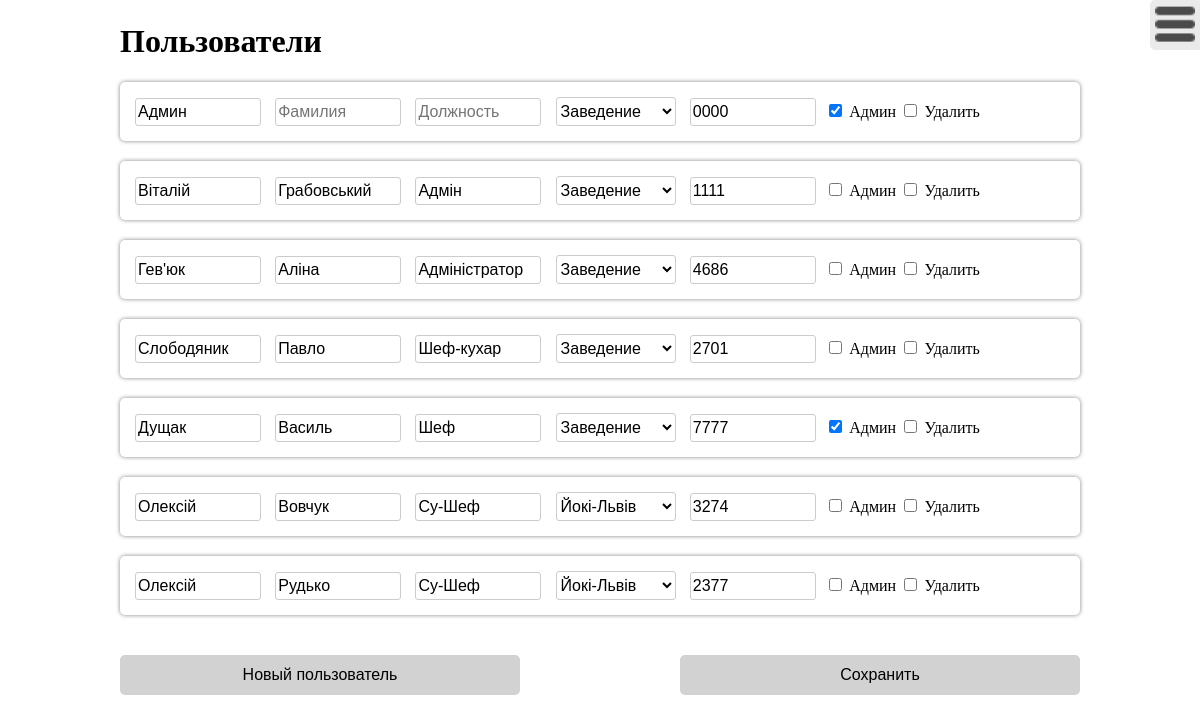
Screenshot of /users (signed in) with the database file from the repository.
### FlaskApp/db_handler.py (models this page shows, shortened)
class User(Base):
    __tablename__ = "user"
    id = Column(Integer, primary_key=True)
    name = Column(String)
    surname = Column(String)
    position = Column(String)
    facility_id = Column(Integer, ForeignKey("facility.id"))
    facility = relationship("Facility", backref="users")
    code = Column(String)
    is_admin = Column(Boolean)
    is_authenticated = Column(Boolean)
    is_active = True
    is_anonymous = False

### FlaskApp/__init__.py (the view, shortened to what this page needs)
@app.route("/users", methods=['post', 'get'])
@login_required
def users_page():
    user = current_user
    if not user.is_admin:
        return redirect(url_for("index"))
    return render_template("users.html", users=db.session.query(User).all(),
                           facilities=db.session.query(Facility).all())

### FlaskApp/__init__.py (called while the page is built)
@login_manager.user_loader
def load_user(user_id):
    try:
        user = db.session.query(User).filter(User.id == user_id).one()
        return user
    except exc.NoResultFound:
        return None

### FlaskApp/templates/users.html (shortened to what this page needs)
<!DOCTYPE html>
<html lang="en">
<head>
    <link rel="stylesheet" type="text/css" href="{{url_for('static',filename = 'styles.css')}}">
</head>
<body>
<main>
    <h1>Пользователи</h1>
    <div id="users">
        <form id="users_form" action="" method="post">
            {%for user in users%}
            <div class="db_el">
                <input type="text" name="{{user.id}}:name" placeholder="Имя" value="{{user.name}}">
                <input type="text" name="{{user.id}}:surname" placeholder="Фамилия" value="{{user.surname}}">
                <input type="text" name="{{user.id}}:position" placeholder="Должность"
                       value="{{user.position}}">
                <select class="short" name="{{user.id}}:facility_name">
                    <option>Заведение</option>
                    {%for facility in facilities%}
                    {%if user.facility.name == facility.name%}
                    <option selected>{{facility.name}}</option>
                    {%else%}
                    <option>{{facility.name}}</option>
                    {%endif%}
                    {%endfor%}
                </select>
                <input type="text" name="{{user.id}}:code" placeholder="ПИН-код" value="{{user.code}}">
                <span class="cb_span">
                {%if user.is_admin%}
                <input type="checkbox" id="{{user.id}}:is_admin" name="{{user.id}}:is_admin" checked>
                {%else%}
                <input type="checkbox" id="{{user.id}}:is_admin" name="{{user.id}}:is_admin">
                {%endif%}
                <label for="{{user.id}}:is_admin">Админ</label>
                </span>
                <span class="cb_span">
                <input type="checkbox" id="{{user.id}}:delete" name="{{user.id}}:delete">
                <label for="{{user.id}}:delete">Удалить</label>
                     </span>
            </div>
            {%endfor%}
            <input class="micro_btn right" type="submit" value="Сохранить">
        </form>
        <button class="micro_btn" id="new_el_button">Новый пользователь</button>
    </div>
</main>
<nav>
    <button class="nav_button hiden_nav_button"></button>
</nav>
</body>
</html>

### FlaskApp/static/styles.css (style rules this page uses)
body { margin: 0; padding: 0; font-family: "Montserrat"; }
html { margin: 0; padding: 0; }
@media (min-width: 1000px) { main { width: 1000px; margin: auto; } }
@media (min-width: 1000px) { .db_el { margin: 20px; padding: 10px; border-radius: 5px; box-shadow: 0 0 4px gray; } }
@media (min-width: 1000px) { input[type="text"] { margin: 5px; border: 1px solid #cccccc; border-radius: 3px; height: 24px; width: 120px; font-size: 16px; outline: none; } }
@media (min-width: 1000px) { select { margin: 5px; background: none; border-radius: 3px; height: 29px; min-width: 120px; border: 1px solid #cccccc; font-size: 16px; } }
@media (min-width: 1000px) { h1 { margin-left: 20px; } }
@media (min-width: 1000px) { label { font-size: 16px; } }
@media (min-width: 1000px) { .micro_btn { width: 400px; height: 40px; border-radius: 5px; border: none; padding: 5px; background-color: #d2d2d2; outline: none; margin: 20px; font-size: 16px; box-sizing: border-box; text-align: center; transition: 0.2s; } }
@media (min-width: 1000px) { .right { float: right; } }
@media (min-width: 1000px) { .short { max-width: 120px; } }
@media (min-width: 1000px) { nav { position: absolute; top: 0; right: 0; } }
@media (min-width: 1000px) { .nav_button { transition: 0.1s; width: 50px; height: 50px; background-image: url("settings.png"); background-size: 40px; background-repeat: no-repeat; background-position: center; border: none; background-color: #eaeaea; border-radius: 5px 0 0 5px; position: absolute; top: 0; right: 280px; } }
@media (min-width: 1000px) { .hiden_nav_button { right: 0; } }

### rows the page displays
User: name "Админ", id "Заведение", code "0000"
User: name "Віталій", surname "Грабовський", position "Адмін", id "Заведение", code "1111"
User: name "Гев'юк", surname "Аліна", position "Адміністратор", id "Заведение", code "4686"
User: name "Слободяник", surname "Павло", position "Шеф-кухар", id "Заведение", code "2701"
User: name "Дущак", surname "Василь", position "Шеф", id "Заведение", code "7777"
User: name "Олексій", surname "Вовчук", position "Су-Шеф", code "3274"
User: name "Олексій", surname "Рудько", position "Су-Шеф", code "2377"

### other values shown
form field value "Йокі-Львів"
